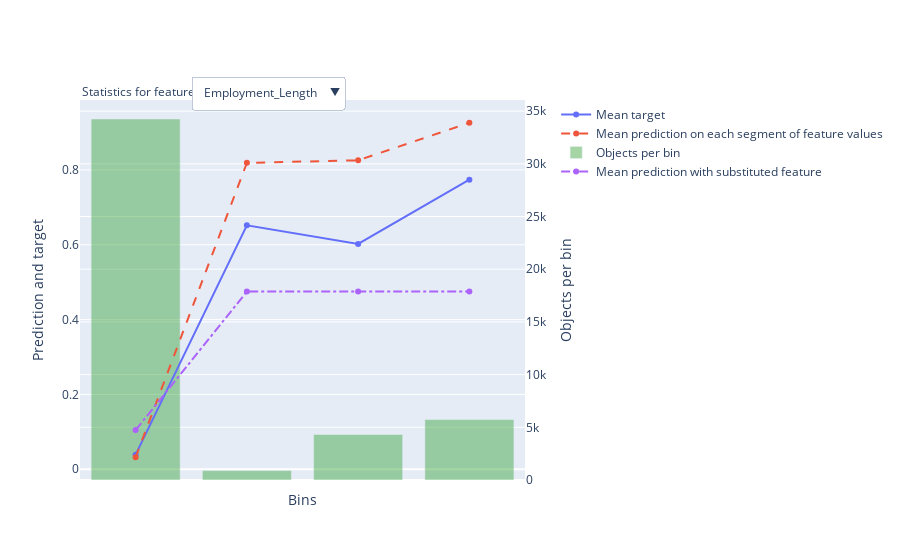

Notebook cell for this chart:
### Code cell
model.calc_feature_statistics(test_dataset,feature='Employment_Length',plot=True,prediction_type='Class')

### Figure 1 — Plotly figure (JSON) as saved in the notebook; plotly's stock layout.template omitted (floating-point values rounded to 4 significant figures)
{"data": [{"mode": "lines+markers", "name": "Mean target", "type": "scatter", "xaxis": "x", "y": [0.03909, 0.6521, 0.6022, 0.7739], "yaxis": "y"}, {"line": {"dash": "dash"}, "mode": "lines+markers", "name": "Mean prediction on each segment of feature values", "type": "scatter", "xaxis": "x", "y": [0.03214, 0.8188, 0.8257, 0.926], "yaxis": "y"}, {"marker": {"color": "rgba(30, 150, 30, 0.4)"}, "name": "Objects per bin", "type": "bar", "width": 0.8, "xaxis": "x", "y": [34255, 894, 4319, 5731], "yaxis": "y2"}, {"line": {"dash": "dashdot"}, "mode": "lines+markers", "name": "Mean prediction with substituted feature", "type": "scatter", "xaxis": "x", "y": [0.1047, 0.4749, 0.4749, 0.4749], "yaxis": "y"}], "layout": {"annotations": [{"align": "left", "showarrow": false, "text": "Statistics for feature", "x": 0, "xref": "paper", "y": 1.05, "yref": "paper"}], "legend": {"bgcolor": "rgba(0,0,0,0)", "x": 1.07}, "updatemenus": [{"buttons": [{"args": [{"y": [[0.03909, 0.6521, 0.6022, 0.7739], [0.03214, 0.8188, 0.8257, 0.926], [34255, 894, 4319, 5731], [0.1047, 0.4749, 0.4749, 0.4749]]}, {"xaxis": {"showticklabels": false, "tickmode": "array", "ticktext": ["(-inf, 0.5000]", "(0.5000, 1.5000]", "(1.5000, 5.5000]", "(5.5000, +inf)"], "tickvals": [0, 1, 2, 3], "title": {"text": "Bins"}}}], "label": "Employment_Length", "method": "update"}], "direction": "down", "pad": {"r": 10, "t": 10}, "showactive": true, "x": 0.25, "xanchor": "left", "y": 1.09, "yanchor": "top"}], "xaxis": {"showticklabels": false, "tickmode": "array", "ticktext": ["(-inf, 0.5000]", "(0.5000, 1.5000]", "(1.5000, 5.5000]", "(5.5000, +inf)"], "tickvals": [0, 1, 2, 3], "title": {"text": "Bins"}}, "yaxis": {"overlaying": "y2", "side": "left", "title": {"text": "Prediction and target"}}, "yaxis2": {"position": 1, "side": "right", "title": {"text": "Objects per bin"}}}}
